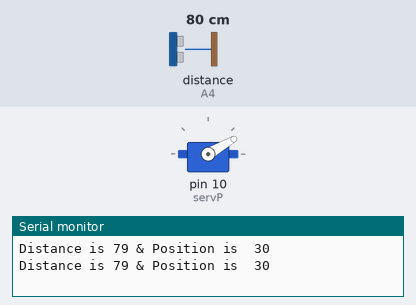
Recording of a sketch running on a simulated Arduino Uno, built with avr-gcc and run on an emulated ATmega328P. On the bench: servo, the last lines printed to the serial monitor. Wiring (inferred from the names in the program): ultrasonic range finder: trigger A5; echo A4. Inputs (shaded band) come from the test bench; at power-on: distance to the obstacle (sensor on A4) 80 cm. The echo pulse lasts 58.3 µs per cm.

Above: at 1.8 s.
1.9 s: distance to the obstacle (sensor on A4) set to 2 cm
At 2.4 s:
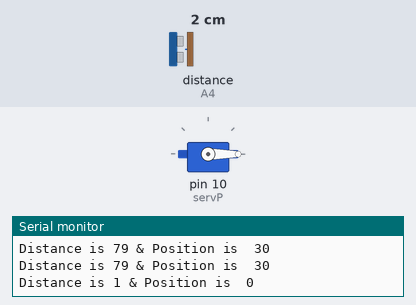
3.5 s: distance to the obstacle (sensor on A4) set to 120 cm
At 4.4 s:
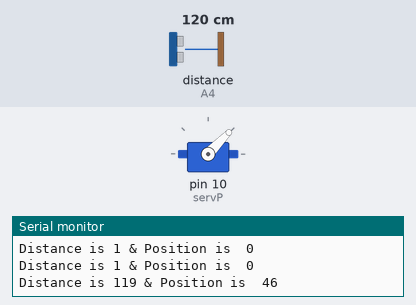
5.5 s: distance to the obstacle (sensor on A4) set to 250 cm
At 7.0 s:
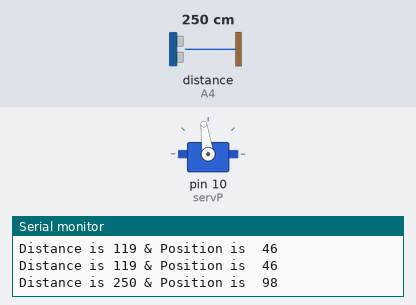
7.5 s: distance to the obstacle (sensor on A4) set to 299 cm
At 8.7 s:
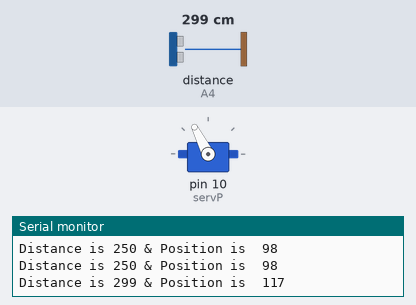
9.5 s: distance to the obstacle (sensor on A4) set to 4 cm
At 11.1 s:
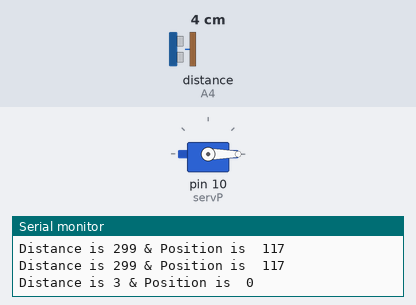
Timing chart, 0 to 12.6 s (numbered marks = the images above; inputs shaded):
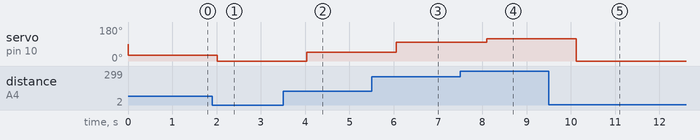

Measured:
- after the input at 1.9 s, servo on pin 10 (servP): 30° → 0° after 0.12 s
- after the input at 3.5 s, servo on pin 10 (servP): 0° → 46° after 0.53 s
- after the input at 5.5 s, servo on pin 10 (servP): 46° → 98° after 0.56 s
- after the input at 7.5 s, servo on pin 10 (servP): 98° → 117° after 0.60 s
- after the input at 9.5 s, servo on pin 10 (servP): 117° → 0° after 0.62 s

The sketch:

tinker31.ino
```cpp
// C++ code
//
#include<Servo.h>
Servo servo;
#define trig A5
#define echo A4
#define servP 10

long time , dist;


void setup()
{
  pinMode(trig, OUTPUT);
  pinMode(echo, INPUT);
  Serial.begin(9600);
  servo.attach(servP);
}

void loop()
{
  digitalWrite(trig, LOW);
  delay(2);
  digitalWrite(trig, HIGH);
  delayMicroseconds(10);
  digitalWrite(trig ,LOW);
  time = pulseIn(echo , HIGH);
  dist = time / 2/ 29.1;
  Serial.print("Distance is ");
  Serial.print(dist);

  unsigned char pos = map(dist , 3,330, 0,130);
  servo.write(pos);
  Serial.print(" & Position is  ");
  Serial.println(pos ,DEC);
  delay(1000);


}
```
